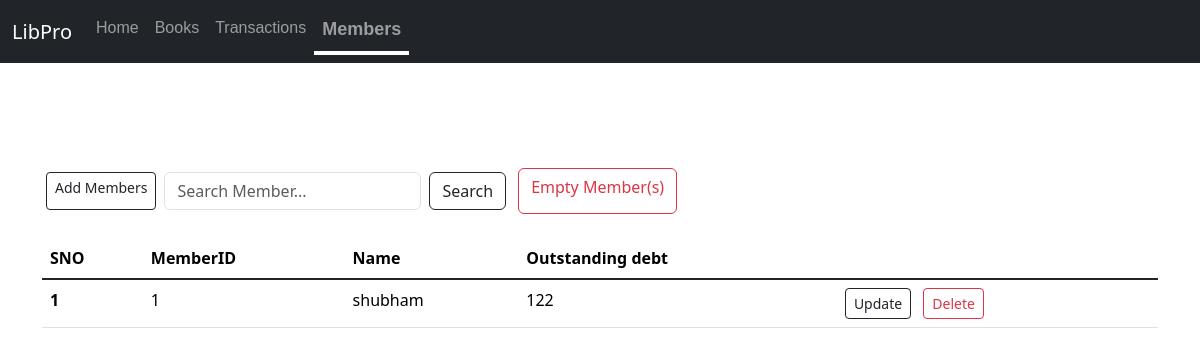
The app's page /members, older data.
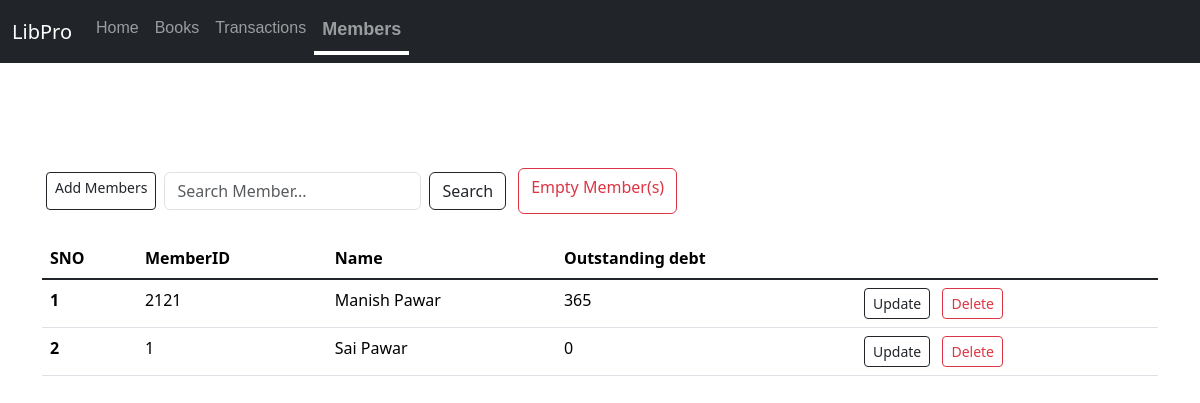
The same page, newer data.
### app.py (models this page shows)
class Members(db.Model):
    sno = db.Column(db.Integer, primary_key=True)
    memberid = db.Column(db.String(10),  nullable=False,unique=True)
    name = db.Column(db.String(30), nullable=False)
    outstanding_debt = db.Column(db.Integer, nullable=False)

### app.py (the view, shortened to what this page needs)
@app.route('/<string:table>',methods=['GET','POST'])
def view(table):
    record_class=globals().get(table.capitalize())
    if record_class is None:
        return redirect('/')
    else:
        allrecords=record_class.query.all()
        return render_template(f'{table}.html',allrecords=allrecords)

### templates/members.html (shortened to what this page needs)
{% extends 'base.html' %}
{% block body %}
<div style="display:flex" class="container my-4">
  <a href="/addrecord/members" class="add btn btn-outline-dark btn-sm mx-1 my-1" type="button">Add Members</a>
<form style="width:fit-content" class="d-flex mx-1 my-1" method="POST" action="/search/members" role="search">
  <input class="form-control me-2" name="searchitem"  id="searchmember" type="search" placeholder="Search Member..." aria-label="Search">
  <button class="btn btn-outline-dark"  type="submit">Search</button>
</form>
<a class="btn btn-outline-danger mx-2" href="/empty/members" type="button">Empty Member(s)</a>
</div>
<div class="container">
    <table class="table">
        <thead>
          <tr>
            <th scope="col">SNO</th>
            <th scope="col">MemberID</th>
            <th scope="col">Name</th>
            <th scope="col">Outstanding debt</th>
          </tr>
        </thead>
        <tbody class="table-group-divider">
          {% for records in allrecords  %}
          <tr>
            <th scope="row">{{loop.index}}</th>
            <td>{{records.memberid}}</td>
            <td>{{records.name}}</td>
            <td>{{records.outstanding_debt}}</td>
            <td>
              <a href="/updaterecord/members/{{records.sno}}" type="button" class="btn btn-outline-dark btn-sm mx-1">Update</a>
              <a href="/deleterecord/members/{{records.sno}}" type="button" class="btn btn-outline-danger btn-sm mx-1">Delete</a>
            </td>
          </tr>
          {% endfor %}
        </tbody>
      </table>
</div>
{% endblock body %}

Row changes from the older to the newer data that the page shows:
changed Members: memberid "1" → "2121"; name "shubham" → "Manish Pawar"; outstanding_debt "122" → "365"
added Members: memberid "1", name "Sai Pawar", outstanding_debt "0"
